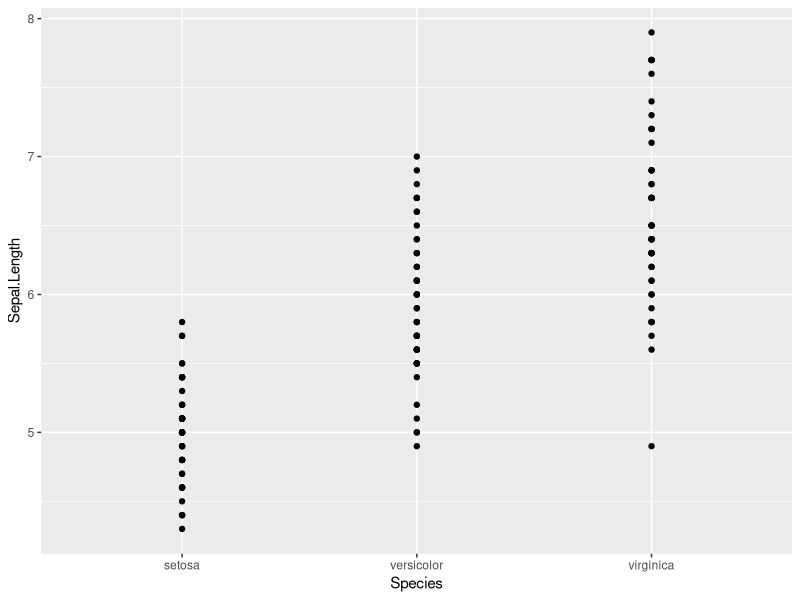
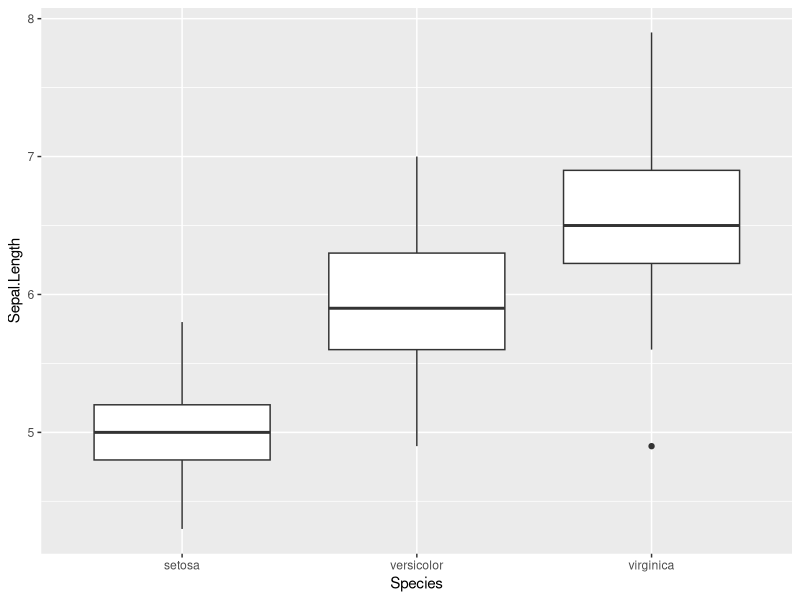
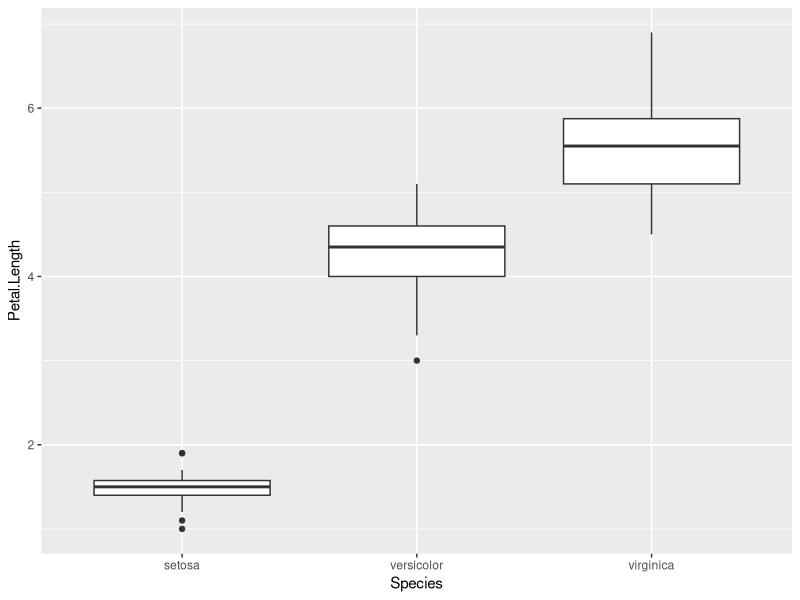
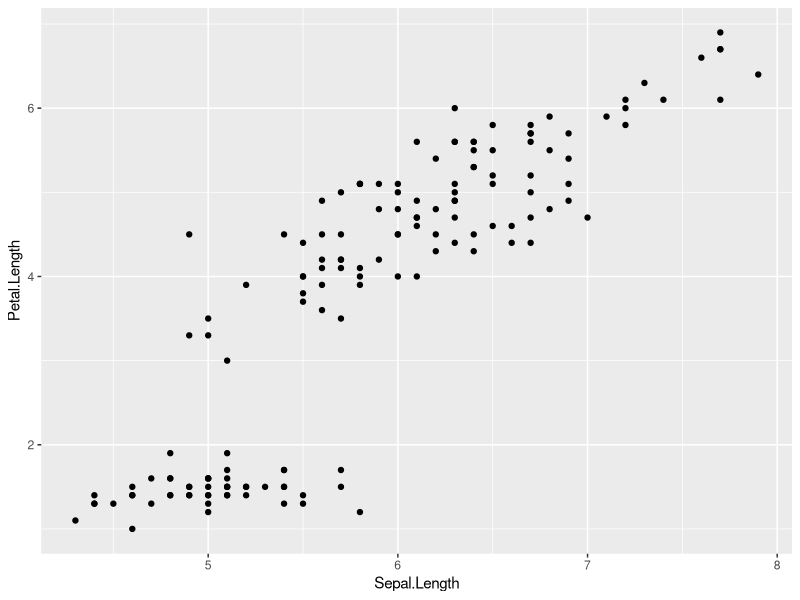
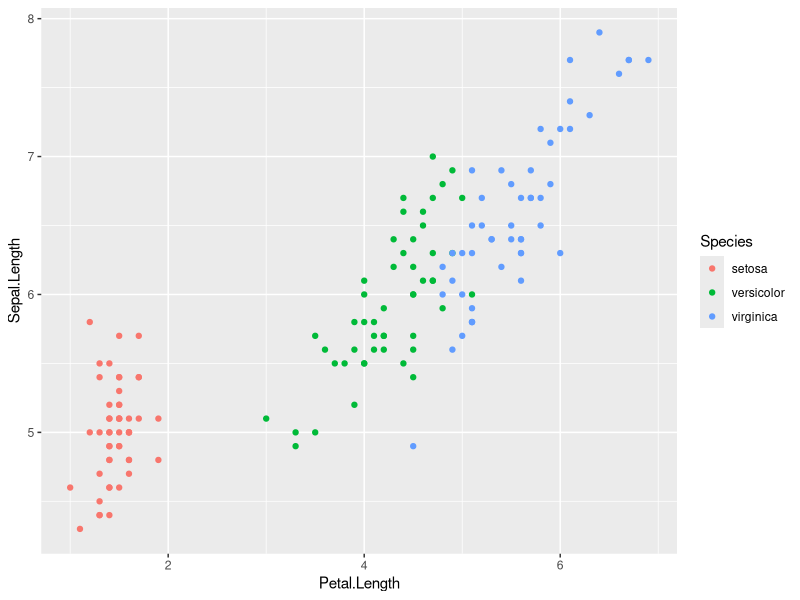

Reproduce these figures in R, in order.
## ---- chunk 1
4+9
## ---- chunk 2
67 > 52

"Tree" == "tree"
## ---- chunk 3
6*7
## ---- chunk 4
library(tidyverse)
## ---- chunk 5
head(iris)
## ---- chunk 6
head(iris)[1:3,]
## ---- chunk 7
glimpse(iris)
## ---- chunk 8
summary(iris)
## ---- chunk 9
ggplot(iris, aes(x=Species, y=Sepal.Length)) + 
  geom_point()
## ---- chunk 10
ggplot(iris, aes(x=Species, y=Sepal.Length)) + 
  geom_boxplot()
## ---- chunk 11
ggplot(iris, aes(x=Species, y=Petal.Length)) + 
  geom_boxplot()
## ---- chunk 12
ggplot(iris, aes(x=Sepal.Length, y= Petal.Length)) + 
  geom_point()
## ---- chunk 13
ggplot(iris, aes(x=Petal.Length, y=Sepal.Length, color=Species)) + 
  geom_point()
## ---- chunk 14
typeof(5.3)
## ---- chunk 15
typeof(5.3)
## ---- chunk 16
is.integer(5.3)
## ---- chunk 17
typeof(5.3)
## ---- chunk 18
is.integer(5.3)
## ---- chunk 19
as.integer(5.3)
## ---- chunk 20
print(6)
## ---- chunk 21
c(5, 7, 9, 63)
## ---- chunk 22
c(1:10)
## ---- chunk 23
c(6L, "The dog", 56, FALSE)
## ---- chunk 24
c(10,20,30,40) + 1
## ---- chunk 25
c(10,20,30,40) + 1
## ---- chunk 26
2^c(1:5)
## ---- chunk 27
LETTERS
## ---- chunk 28
LETTERS
## ---- chunk 29
LETTERS[2]
## ---- chunk 30
c(2,5,7,10)
## ---- chunk 31
LETTERS[c(13, 25, 13, 25)]
## ---- chunk 32
LETTERS[1:5]
## ---- chunk 33
length(LETTERS)
## ---- chunk 34
LETTERS[5:10]
## ---- chunk 35
LETTERS[c(5:10, 17)]
## ---- chunk 36
LETTERS[c(1:3, length(LETTERS)-1)]
## ---- chunk 37
LETTERS[c(1:3, length(LETTERS)-1)]
## ---- chunk 38
LETTERS[5:10]
## ---- chunk 39
LETTERS[c(5:10, 17)]
## ---- chunk 40
LETTERS[c(1:3, length(LETTERS)-1)]
## ---- chunk 41
LETTERS[c(1:3, length(LETTERS)-1)]
## ---- chunk 42
my_list<-list(str_var="r", int_var=7L, dbl_var=56, bool_var=FALSE)
## ---- chunk 43
str(my_list)
## ---- chunk 44
a <- list(a = 1:3, b = "a string", 
          c = pi, d = list(-1, -5))
str(a)
## ---- chunk 45
str(a[1:2])
## ---- chunk 46
str(a[4])
## ---- chunk 47
str(a[[1]])
## ---- chunk 48
str(a[[4]])
## ---- chunk 49
str(a[[1]])
## ---- chunk 50
str(a[[2]])
## ---- chunk 51
str(a[[3]])
## ---- chunk 52
str(a[[4]])
## ---- chunk 53
str(a[[4]][1])
## ---- chunk 54
str(a$a)
## ---- chunk 55
str(a$d)
## ---- chunk 56
str(a["a"])
## ---- chunk 57
str(a[["a"]])
## ---- chunk 58
glimpse(sleep)
## ---- chunk 59
glimpse(sleep)
## ---- chunk 60
test_result<-t.test(extra ~ group, sleep, var.equal=TRUE)
## ---- chunk 61
str(test_result)
## ---- chunk 62
str(test_result)[1:4]
## ---- chunk 63
test_result$p.value
## ---- chunk 64
test_result$p.value
## ---- chunk 65
test_result["p.value"]
## ---- chunk 66
test_result$p.value
## ---- chunk 67
test_result["p.value"]
test_result[3]
## ---- chunk 68
test_result$p.value
test_result[[3]]
## ---- chunk 69
test_result["p.value"]
test_result[3]
## ---- chunk 70
test_result$statistic
## ---- chunk 71
test_result[1]
## ---- chunk 72
test_result$statistic[[1]]
## ---- chunk 73
test_result$statistic
test_result[1]
## ---- chunk 74
test_result$statistic[[1]]
test_result[1][[1]]
